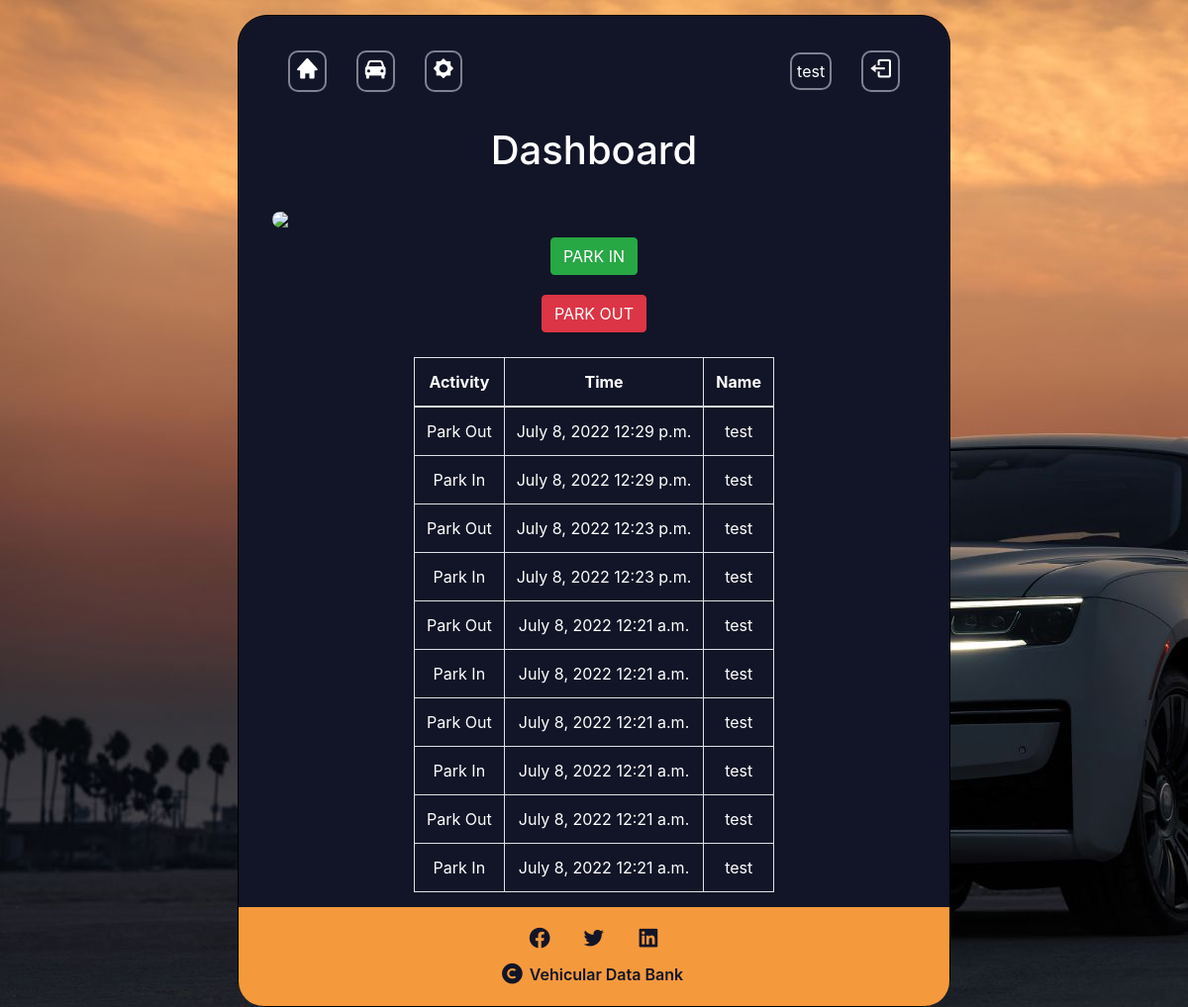
Page /index (signed in) on the earlier database version.
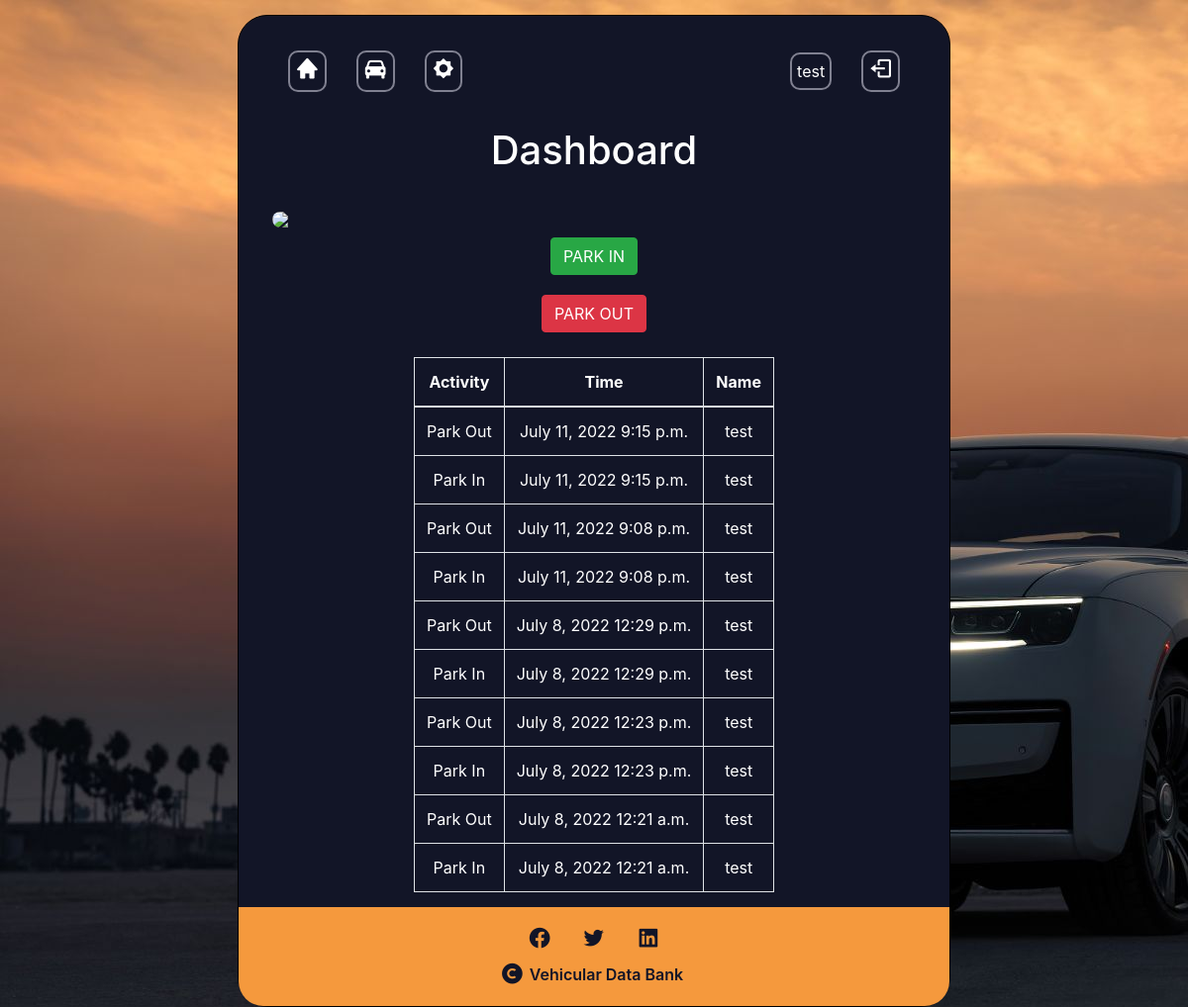
Same page on the later database version.
### website/models.py (models this page shows, shortened)
class TimeStamps(models.Model):
    Parker = models.ForeignKey(User, default="",on_delete=models.CASCADE, null=True)
    activity = models.CharField('Car Name', max_length=120)
    timestamp = models.TimeField(auto_now_add= True)
    datestamp = models.DateField(auto_now_add= True)

### website/views.py (the view, shortened to what this page needs)
# urls.py: path('index', views.index, name="index"),
@login_required(login_url="/login_user")
def index(request):
    timestamps = TimeStamps.objects.all().order_by("-timestamp")[0:10]
    return render(request, "index.html", {"timestamps": timestamps})

### website/templates/index.html (shortened to what this page needs)
{% extends './header.html'%}
{% block header %} Dashboard {% endblock %}
{% block content %}
    <div id="content-index">
        <div class="left">
            <img src="{% url 'video_feed' %}"/>
            <form method="post" name="timeinn">
              <button type="submit"  class="btn btn-success" name="timeinn" value="timeinn">PARK IN</button>
          </form>
          <form method="post" name="timeout">
            <button type="submit"  class="btn btn-danger" name="timeout" value="timeout">PARK OUT</button>
        </form>
        </div>
        <div class="right">
            <table class="table table-bordered">
                <thead>
                  <tr>
                    <th scope="col" >Activity</th>
                    <th scope="col">Time</th>
                    <th scope="col">Name</th>
                  </tr>
                </thead>
                <tbody>
                  {%for timestamp in timestamps%}
                  <tr>
                    <td>{{timestamp.activity}}</td>
                    <td> {{timestamp.datestamp}} {{timestamp.timestamp}} </td>
                    <td>{{timestamp.Parker.username}}</td>
                  </tr>
                  {% endfor %}
                </tbody>
              </table>
        </div>
    </div>
{% endblock %}

Differences in the rows shown:
no longer on this page (row unchanged): TimeStamps: activity "Park Out", datestamp "July 8, 2022", timestamp "12:21 a.m.", Parker.username "test"
no longer on this page (row unchanged): TimeStamps: activity "Park In", datestamp "July 8, 2022", timestamp "12:21 a.m.", Parker.username "test"
no longer on this page (row unchanged): TimeStamps: activity "Park Out", datestamp "July 8, 2022", timestamp "12:21 a.m.", Parker.username "test"
no longer on this page (row unchanged): TimeStamps: activity "Park In", datestamp "July 8, 2022", timestamp "12:21 a.m.", Parker.username "test"
added TimeStamps: activity "Park Out", datestamp "July 11, 2022", timestamp "9:15 p.m.", Parker.username "test"
added TimeStamps: activity "Park In", datestamp "July 11, 2022", timestamp "9:15 p.m.", Parker.username "test"
added TimeStamps: activity "Park Out", datestamp "July 11, 2022", timestamp "9:08 p.m.", Parker.username "test"
added TimeStamps: activity "Park In", datestamp "July 11, 2022", timestamp "9:08 p.m.", Parker.username "test"
